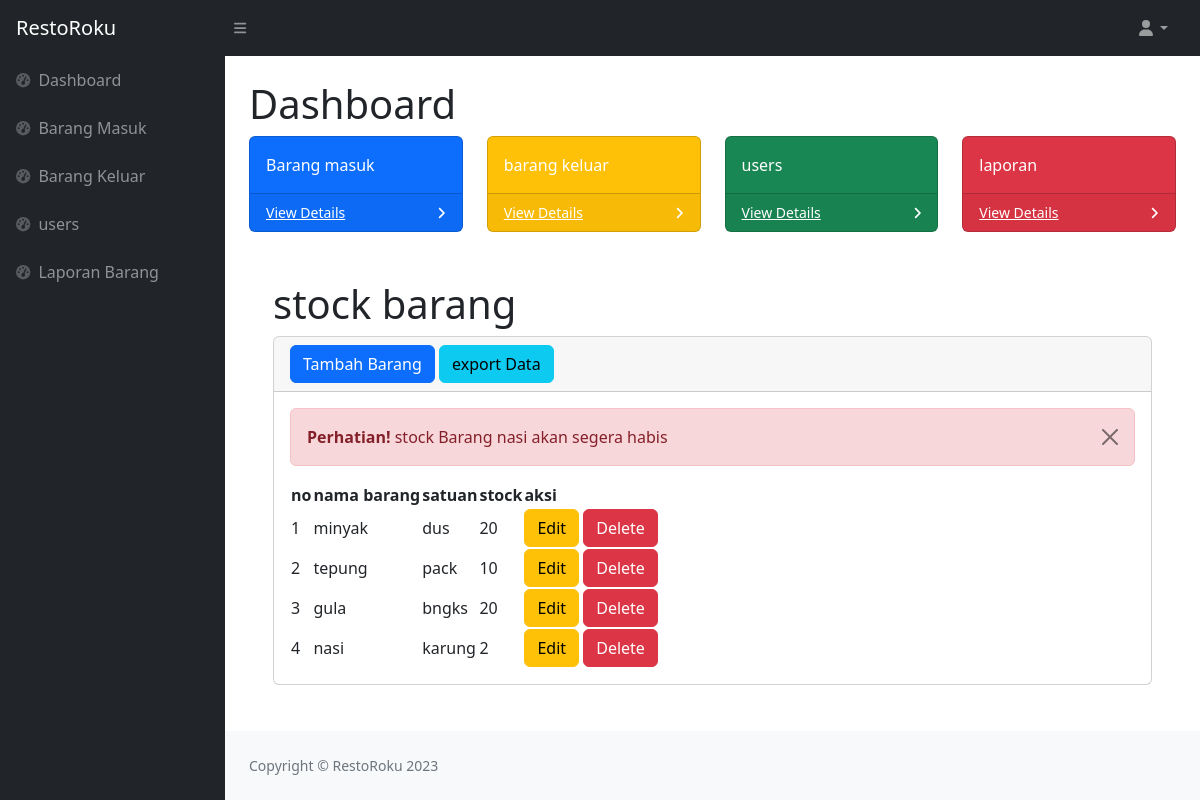
Page /admin (signed in) on the committed database.
### tables this page shows
CREATE TABLE `stock` (
  `idbarang` int(11) NOT NULL,
  `namabarang` varchar(50) NOT NULL,
  `satuan` varchar(20) NOT NULL,
  `stock` int(11) NOT NULL
);

### admin/index.php (the view, shortened to what this page needs)
<?php
    require '../function.php';
?>
<!DOCTYPE html>
<html lang="en">
    <head>
        <link href="https://cdn.jsdelivr.net/npm/simple-datatables@7.1.2/dist/style.min.css" rel="stylesheet" />
        <link href="../css/styles.css" rel="stylesheet" />
    </head>
    <body class="sb-nav-fixed">
        <nav class="sb-topnav navbar navbar-expand navbar-dark bg-dark">
            <a class="navbar-brand ps-3" href="index.php">RestoRoku</a>
            <button class="btn btn-link btn-sm order-1 order-lg-0 me-4 me-lg-0" id="sidebarToggle" href="#!"><i class="fas fa-bars"></i></button>
            <ul class="navbar-nav ms-auto ms-md-0 me-3 me-lg-4">
                <li class="nav-item dropdown">
                    <a class="nav-link dropdown-toggle" id="navbarDropdown" href="#" role="button" data-bs-toggle="dropdown" aria-expanded="false"><i class="fas fa-user fa-fw"></i></a>
                </li>
            </ul>
        </nav>
        <div id="layoutSidenav">
            <div id="layoutSidenav_nav">
                <nav class="sb-sidenav accordion sb-sidenav-dark" id="sidenavAccordion">
                    <div class="sb-sidenav-menu">
                        <div class="nav">
                            <a class="nav-link" href="index.php">
                                <div class="sb-nav-link-icon"><i class="fas fa-tachometer-alt"></i></div>
                                Dashboard
                            </a>
                            <a class="nav-link" href="masuk.php">
                                <div class="sb-nav-link-icon"><i class="fas fa-tachometer-alt"></i></div>
                                Barang Masuk
                            </a>
                            <a class="nav-link" href="keluar.php">
                                <div class="sb-nav-link-icon"><i class="fas fa-tachometer-alt"></i></div>
                                Barang Keluar
                            </a>
                            <a class="nav-link" href="users.php">
                                <div class="sb-nav-link-icon"><i class="fas fa-tachometer-alt"></i></div>
                                users
                            </a>
                            <a class="nav-link" href="laporan.php">
                                <div class="sb-nav-link-icon"><i class="fas fa-tachometer-alt"></i></div>
                                Laporan Barang
                            </a>
                        </div>
                    </div>
                </nav>
            </div>
            <div id="layoutSidenav_content">
                <main>
                    <div class="container-fluid px-4">
                        <h1 class="mt-4">Dashboard</h1>
                        <div class="row">
                            <div class="col-xl-3 col-md-6">
                                <div class="card bg-primary text-white mb-4">
                                    <div class="card-body">Barang masuk</div>
                                    <div class="card-footer d-flex align-items-center justify-content-between">
                                        <a class="small text-white stretched-link" href="masuk.php">View Details</a>
                                        <div class="small text-white"><i class="fas fa-angle-right"></i></div>
                                    </div>
                                </div>
                            </div>
                            <div class="col-xl-3 col-md-6">
                                <div class="card bg-warning text-white mb-4">
                                    <div class="card-body">barang keluar</div>
                                    <div class="card-footer d-flex align-items-center justify-content-between">
                                        <a class="small text-white stretched-link" href="keluar.php">View Details</a>
                                        <div class="small text-white"><i class="fas fa-angle-right"></i></div>
                                    </div>
                                </div>
                            </div>
                            <div class="col-xl-3 col-md-6">
                                <div class="card bg-success text-white mb-4">
                                    <div class="card-body">users</div>
                                    <div class="card-footer d-flex align-items-center justify-content-between">
                                        <a class="small text-white stretched-link" href="users.php">View Details</a>
                                        <div class="small text-white"><i class="fas fa-angle-right"></i></div>
                                    </div>
                                </div>
                            </div>
                            <div class="col-xl-3 col-md-6">
                                <div class="card bg-danger text-white mb-4">
                                    <div class="card-body">laporan</div>
                                    <div class="card-footer d-flex align-items-center justify-content-between">
                                        <a class="small text-white stretched-link" href="#">View Details</a>
                                        <div class="small text-white"><i class="fas fa-angle-right"></i></div>
                                    </div>
                                </div>
                            </div>
                        </div>
                        <div class="container-fluid px-4">
                            <h1 class="mt-4">stock barang</h1>
                        <div class="card mb-4">
                            <div class="card-header">
                                <button type="button" class="btn btn-primary" data-bs-toggle="modal" data-bs-target="#myModal">
                                    Tambah Barang
                                </button>
                                <a type="button" class="btn btn-info" href="export.php">
                                    export Data
                                </a>
                            </div>
                            <div class="card-body">
                            <?php
                                $ambildatastock = mysqli_query($conn, "SELECT * FROM stock WHERE stock < 5");
                                while($data=mysqli_fetch_array($ambildatastock)){
                                    $barang = $data['namabarang'];
                            ?>
                                <div class="alert alert-danger alert-dismissible">
                                    <button type="button" class="btn-close" data-bs-dismiss="alert"></button>
                                    <strong>Perhatian!</strong> stock Barang <?=$barang;?> akan segera habis
                                </div>
                            <?php
                                }
                            ?>
                                <table id="datatablesSimple">
                                    <thead>
                                        <tr>
                                            <th>no</th>
                                            <th>nama barang</th>
                                            <th>satuan</th>
                                            <th>stock</th>
                                            <th>aksi</th>
                                        </tr>
                                    </thead>
                                    <tbody>
                                        <?php
                                        $ambilsemuadatastock = mysqli_query($conn, "SELECT * FROM stock");
                                        $i = 1;
                                        while ($data=mysqli_fetch_array($ambilsemuadatastock)){
                                            $namabarang = $data['namabarang'];
                                            $satuan = $data['satuan'];
                                            $stock = $data['stock'];
                                            $idb = $data['idbarang'];
                                        ?>
                                        <tr>
                                            <td><?=$i++;?></td>
                                            <td><?=$namabarang;?></td>
                                            <td><?=$satuan;?></td>
                                            <td><?=$stock;?></td>
                                            <td>
                                                <button type="button" class="btn btn-warning" data-bs-toggle="modal" data-bs-target="#edit<?=$idb;?>">
                                                    Edit
                                                </button>
                                                <button type="button" class="btn btn-danger" data-bs-toggle="modal" data-bs-target="#delete<?=$idb;?>">
                                                    Delete
                                                </button>
                                            </td>
                                        </tr>
                                        <?php
                                        };
                                        ?>
                                    </tbody>
                                </table>
                            </div>
                        </div>
                    </div>
                    </div>
                </main>
                <footer class="py-4 bg-light mt-auto">
                    <div class="container-fluid px-4">
                        <div class="d-flex align-items-center small">
                            <div class="text-muted">Copyright &copy; RestoRoku 2023</div>
                        </div>
                    </div>
                </footer>
            </div>
        </div>
    </body>
</html>

### rows in the picture
stock: namabarang "nasi", satuan "karung", stock "2"
stock: namabarang "minyak", satuan "dus", stock "20"
stock: namabarang "tepung", satuan "pack", stock "10"
stock: namabarang "gula", satuan "bngks", stock "20"
